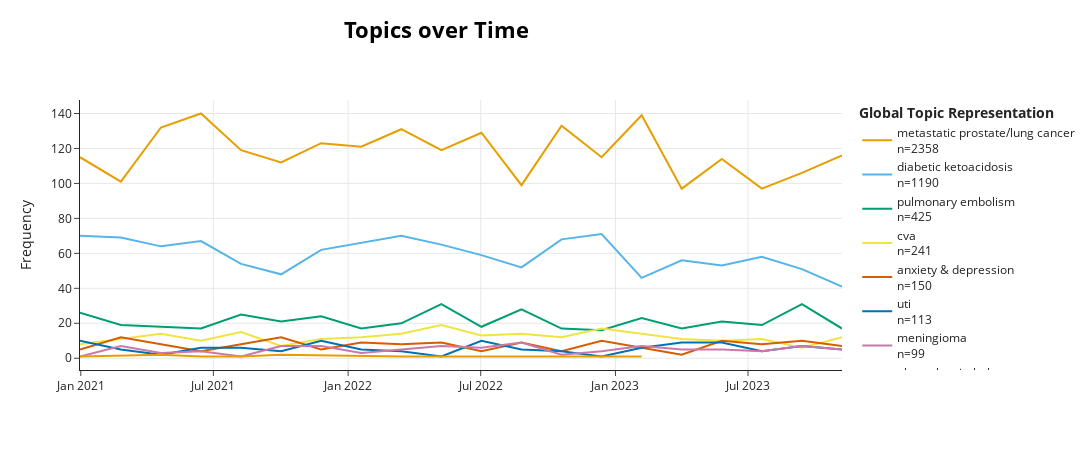

Write notebook code for a chart like this one.
### Code cell
# visualize
topic_model.visualize_topics_over_time(topics_over_time,
                                       custom_labels=True)

### Figure 1 — Plotly figure (JSON) as saved in the notebook; plotly's stock layout.template omitted (floating-point values rounded to 4 significant figures)
{"data": [{"hoverinfo": "text", "hovertext": ["<b>Topic 0</b><br>Words: cancer, carcinoma, tumor, tumour, malignancy", "<b>Topic 0</b><br>Words: cancer, tumor, carcinoma, tumour, malignancy", "<b>Topic 0</b><br>Words: cancer, tumor, carcinoma, malignancy, tumour", "<b>Topic 0</b><br>Words: cancer, carcinoma, tumor, malignancy, tumour", "<b>Topic 0</b><br>Words: cancer, carcinoma, tumor, malignancy, tumour", "<b>Topic 0</b><br>Words: cancer, tumor, carcinoma, malignancy, tumour", "<b>Topic 0</b><br>Words: cancer, carcinoma, tumor, tumour, malignancy", "<b>Topic 0</b><br>Words: cancer, tumor, carcinoma, tumour, malignancy", "<b>Topic 0</b><br>Words: cancer, carcinoma, tumor, tumour, malignancy", "<b>Topic 0</b><br>Words: cancer, carcinoma, tumor, tumour, malignancy", "<b>Topic 0</b><br>Words: cancer, tumor, carcinoma, malignancy, tumour", "<b>Topic 0</b><br>Words: cancer, carcinoma, tumor, tumour, malignancy", "<b>Topic 0</b><br>Words: cancer, carcinoma, tumor, tumour, malignancy", "<b>Topic 0</b><br>Words: cancer, tumor, carcinoma, malignancy, tumour", "<b>Topic 0</b><br>Words: cancer, carcinoma, tumor, malignancy, tumour", "<b>Topic 0</b><br>Words: cancer, carcinoma, tumor, tumour, malignancy", "<b>Topic 0</b><br>Words: cancer, tumor, carcinoma, tumour, malignancy", "<b>Topic 0</b><br>Words: cancer, metastasis, carcinoma, tumour, malignancy", "<b>Topic 0</b><br>Words: cancer, carcinoma, tumor, tumour, malignancy", "<b>Topic 0</b><br>Words: cancer, metastasis, tumor, carcinoma, metastatic"], "marker": {"color": "#E69F00"}, "mode": "lines", "name": "metastatic prostate/lung cancer<br>n=2358", "type": "scatter", "x": ["2020-12-30T21:44:38.400000", "2021-02-24T16:48:00", "2021-04-20T09:36:00", "2021-06-14T02:24:00", "2021-08-07T19:12:00", "2021-10-01T12:00:00", "2021-11-25T04:48:00", "2022-01-18T21:36:00", "2022-03-14T14:24:00", "2022-05-08T07:12:00", "2022-07-02T00:00:00", "2022-08-25T16:48:00", "2022-10-19T09:36:00", "2022-12-13T02:24:00", "2023-02-05T19:12:00", "2023-04-01T12:00:00", "2023-05-26T04:48:00", "2023-07-19T21:36:00", "2023-09-12T14:24:00", "2023-11-06T07:12:00"], "y": [115, 101, 132, 140, 119, 112, 123, 121, 131, 119, 129, 99, 133, 115, 139, 97, 114, 97, 106, 116]}, {"hoverinfo": "text", "hovertext": ["<b>Topic 1</b><br>Words: pneumonitis, diagnosed, diverticulitis, disease, hyponatremia", "<b>Topic 1</b><br>Words: infection, pneumonitis, covid, patients, disease", "<b>Topic 1</b><br>Words: ulcers, leg, diabetic, arthritis, osteoarthirtis", "<b>Topic 1</b><br>Words: amputation, neutropenia, prothrombosis, deficiency, ulcer", "<b>Topic 1</b><br>Words: cerebral, stroke, pneumonitis, dystonia, anaemia", "<b>Topic 1</b><br>Words: ulcer, gastritis, bowel, ulcers, colitis", "<b>Topic 1</b><br>Words: infection, blepharitis, sepsis, cellulitis, disease", "<b>Topic 1</b><br>Words: covid, infected, pneumonitis, disease, hyperkalaemia", "<b>Topic 1</b><br>Words: cellulitis, hemiarthroplasy, hemiarthroplasty, amputation, hyperkalaemia", "<b>Topic 1</b><br>Words: diverticulitis, polymyositis, infection, cellulitis, pneumonitis", "<b>Topic 1</b><br>Words: amputation, sepsis, injury, stroke, fracture", "<b>Topic 1</b><br>Words: covid, vasculitis, covid19, pneumonitis, sepsis", "<b>Topic 1</b><br>Words: covid, infectedleft, disease, sepsis, gastroenteritis", "<b>Topic 1</b><br>Words: transfusion, blood, anemia, anaemia, hypercoagulation", "<b>Topic 1</b><br>Words: disease, neutropenia, dyslipidemia, dyslipdaemia, neuropathie", "<b>Topic 1</b><br>Words: spinal, scoliosis, decompressed, postural, decompression", "<b>Topic 1</b><br>Words: fracture, femur, leg, knee, wrist", "<b>Topic 1</b><br>Words: fracture, fasciitis, constipation, arthritis, cellulitis", "<b>Topic 1</b><br>Words: pneumothorax, ulcer, ulcers, gastritis, barre", "<b>Topic 1</b><br>Words: covid, infection, pneumonitis, pneumonitus, viral"], "marker": {"color": "#56B4E9"}, "mode": "lines", "name": "diabetic ketoacidosis<br>n=1190", "type": "scatter", "x": ["2020-12-30T21:44:38.400000", "2021-02-24T16:48:00", "2021-04-20T09:36:00", "2021-06-14T02:24:00", "2021-08-07T19:12:00", "2021-10-01T12:00:00", "2021-11-25T04:48:00", "2022-01-18T21:36:00", "2022-03-14T14:24:00", "2022-05-08T07:12:00", "2022-07-02T00:00:00", "2022-08-25T16:48:00", "2022-10-19T09:36:00", "2022-12-13T02:24:00", "2023-02-05T19:12:00", "2023-04-01T12:00:00", "2023-05-26T04:48:00", "2023-07-19T21:36:00", "2023-09-12T14:24:00", "2023-11-06T07:12:00"], "y": [70, 69, 64, 67, 54, 48, 62, 66, 70, 65, 59, 52, 68, 71, 46, 56, 53, 58, 51, 41]}, {"hoverinfo": "text", "hovertext": ["<b>Topic 2</b><br>Words: respiratory, apnea, pulmonary, emphysema, lung", "<b>Topic 2</b><br>Words: pneumonia, pulmonary, emphysema, apnea, lung", "<b>Topic 2</b><br>Words: respiratory, emphysema, breathing, apnea, lung", "<b>Topic 2</b><br>Words: embolism, embolisms, pulmonary, thrombosis, emboli", "<b>Topic 2</b><br>Words: aortic, pulmonary, apnea, pneumonia, lung", "<b>Topic 2</b><br>Words: pneumonia, pulmonary, lung, respiratoryfailure, respiratory", "<b>Topic 2</b><br>Words: aortic, apnea, hypoxicrespiratoryfailure, ventricular, respiratory", "<b>Topic 2</b><br>Words: emphysema, apnea, embolism, pulmonary, oxygen", "<b>Topic 2</b><br>Words: pulmonary, respiratory, lung, apnea, bronchiectasis", "<b>Topic 2</b><br>Words: pulmonary, embolism, lung, pneumonia, fibrosis", "<b>Topic 2</b><br>Words: stent, stenosis, aortic, tracheostomy, artery", "<b>Topic 2</b><br>Words: liver, lung, mets, emphysema, pulmonary", "<b>Topic 2</b><br>Words: pneumonia, pulmonary, lung, respiratory, bronchiectasis", "<b>Topic 2</b><br>Words: pneumonia, infection, pulmonary, lung, hospital", "<b>Topic 2</b><br>Words: apnea, atrial, emphysema, cpap, tachyarrhythmia", "<b>Topic 2</b><br>Words: respiratory, pulmonary, lung, pneumonia, asthma", "<b>Topic 2</b><br>Words: pulmonaryembolismhyponatraemia, pulmonary, emphysema, atrialfibrilation, embolism", "<b>Topic 2</b><br>Words: fibrosis, pulmonary, emphysema, pneumonia, copd", "<b>Topic 2</b><br>Words: respiratory, pulmonary, lungs, emphysema, lung", "<b>Topic 2</b><br>Words: apnea, embolism, emphysema, pneumonia, xarelto"], "marker": {"color": "#009E73"}, "mode": "lines", "name": "pulmonary embolism<br>n=425", "type": "scatter", "x": ["2020-12-30T21:44:38.400000", "2021-02-24T16:48:00", "2021-04-20T09:36:00", "2021-06-14T02:24:00", "2021-08-07T19:12:00", "2021-10-01T12:00:00", "2021-11-25T04:48:00", "2022-01-18T21:36:00", "2022-03-14T14:24:00", "2022-05-08T07:12:00", "2022-07-02T00:00:00", "2022-08-25T16:48:00", "2022-10-19T09:36:00", "2022-12-13T02:24:00", "2023-02-05T19:12:00", "2023-04-01T12:00:00", "2023-05-26T04:48:00", "2023-07-19T21:36:00", "2023-09-12T14:24:00", "2023-11-06T07:12:00"], "y": [26, 19, 18, 17, 25, 21, 24, 17, 20, 31, 18, 28, 17, 16, 23, 17, 21, 19, 31, 17]}, {"hoverinfo": "text", "hovertext": ["<b>Topic 3</b><br>Words: pe, previous, bghx, pes, recent", "<b>Topic 3</b><br>Words: cva, ckd, admitted, pe, pes", "<b>Topic 3</b><br>Words: dvt, cva, cpt, lvsd, lvf", "<b>Topic 3</b><br>Words: mchc, pt, t2dm, gbs, gbm", "<b>Topic 3</b><br>Words: pe, pes, pr, bph, previous", "<b>Topic 3</b><br>Words: lvf, ccf, hpt, ltc, avc", "<b>Topic 3</b><br>Words: lvsd, dvt, lvh, lvf, sirs", "<b>Topic 3</b><br>Words: pe, bilateral, pes, tep, adl", "<b>Topic 3</b><br>Words: mds, htn, hhs, cmmol, cml", "<b>Topic 3</b><br>Words: mds, cml, dd, dhs, acute", "<b>Topic 3</b><br>Words: insuffisance, ßamento, organes, appareillee, de", "<b>Topic 3</b><br>Words: cva, stroke, lvf, lvsd, dvt", "<b>Topic 3</b><br>Words: cva, dvt, vet, lvsd, pe", "<b>Topic 3</b><br>Words: g6pd, ralentissement, inrerratic, como, 60", "<b>Topic 3</b><br>Words: lrti, bijnierschorsinsuffici, avc, cva, abdomen", "<b>Topic 3</b><br>Words: pe, cva, lrtt, pes, saos", "<b>Topic 3</b><br>Words: svt, nedsatt, htn, lungekapasitet, siadh", "<b>Topic 3</b><br>Words: ascitesdiuretic, paracentesis, severe, aki2, avi", "<b>Topic 3</b><br>Words: pe, pes, aki, dhs, ccf", "<b>Topic 3</b><br>Words: aki, arm, irti, af, apixaban"], "marker": {"color": "#F0E442"}, "mode": "lines", "name": "cva<br>n=241", "type": "scatter", "x": ["2020-12-30T21:44:38.400000", "2021-02-24T16:48:00", "2021-04-20T09:36:00", "2021-06-14T02:24:00", "2021-08-07T19:12:00", "2021-10-01T12:00:00", "2021-11-25T04:48:00", "2022-01-18T21:36:00", "2022-03-14T14:24:00", "2022-05-08T07:12:00", "2022-07-02T00:00:00", "2022-08-25T16:48:00", "2022-10-19T09:36:00", "2022-12-13T02:24:00", "2023-02-05T19:12:00", "2023-04-01T12:00:00", "2023-05-26T04:48:00", "2023-07-19T21:36:00", "2023-09-12T14:24:00", "2023-11-06T07:12:00"], "y": [8, 11, 14, 10, 15, 7, 11, 12, 14, 19, 13, 14, 12, 17, 14, 11, 10, 11, 6, 12]}, {"hoverinfo": "text", "hovertext": ["<b>Topic 4</b><br>Words: alchohol, alcoholism, depressive, psychiatric, alcohol", "<b>Topic 4</b><br>Words: depressive, disorders, depression, psychiatric, anxiety", "<b>Topic 4</b><br>Words: delirium, dementia, alzheimers, psychiatric, depressive", "<b>Topic 4</b><br>Words: bipolar, psychiatric, agitation, antidepressents, depression", "<b>Topic 4</b><br>Words: disorders, psychiatric, depression, depressive, disorder", "<b>Topic 4</b><br>Words: alcoholism, addiction, disorders, psychiatric, depression", "<b>Topic 4</b><br>Words: disorder, anxiety, restless, psychiatric, disorders", "<b>Topic 4</b><br>Words: dementia, alzheimer, disorders, psychiatric, alzheimers", "<b>Topic 4</b><br>Words: depressive, impairment, dementia, anxiety, depression", "<b>Topic 4</b><br>Words: delirium, anxiety, dementia, alzheimer, antidepressents", "<b>Topic 4</b><br>Words: psychosis, schizophrenia, psychiatric, disorders, disorder", "<b>Topic 4</b><br>Words: bipolar, psychiatric, disorders, schizophrenia, disorder", "<b>Topic 4</b><br>Words: delirium, neuropsychiatric, anxiety, depression, psychiatric", "<b>Topic 4</b><br>Words: psychotic, psychactive, psychiatric, psychosis, schizophrenia", "<b>Topic 4</b><br>Words: dementia, alzheimer, alzheimers, alcoholism, psychiatric", "<b>Topic 4</b><br>Words: symdrome, amnesia, psychosis, disorder, agitation", "<b>Topic 4</b><br>Words: delirium, dementia, alzheimers, impairment, overdose", "<b>Topic 4</b><br>Words: alcohol, psychiatric, disorders, disorder, depression", "<b>Topic 4</b><br>Words: bipolar, psychiatric, bipolar0, depression, psychosis", "<b>Topic 4</b><br>Words: anxiety, psychiatric, depressive, antidepressents, depression"], "marker": {"color": "#D55E00"}, "mode": "lines", "name": "anxiety & depression<br>n=150", "type": "scatter", "x": ["2020-12-30T21:44:38.400000", "2021-02-24T16:48:00", "2021-04-20T09:36:00", "2021-06-14T02:24:00", "2021-08-07T19:12:00", "2021-10-01T12:00:00", "2021-11-25T04:48:00", "2022-01-18T21:36:00", "2022-03-14T14:24:00", "2022-05-08T07:12:00", "2022-07-02T00:00:00", "2022-08-25T16:48:00", "2022-10-19T09:36:00", "2022-12-13T02:24:00", "2023-02-05T19:12:00", "2023-04-01T12:00:00", "2023-05-26T04:48:00", "2023-07-19T21:36:00", "2023-09-12T14:24:00", "2023-11-06T07:12:00"], "y": [5, 12, 8, 4, 8, 12, 5, 9, 8, 9, 4, 9, 4, 10, 6, 2, 10, 8, 10, 7]}, {"hoverinfo": "text", "hovertext": ["<b>Topic 5</b><br>Words: transplant, transplants, kidney, renal, uti", "<b>Topic 5</b><br>Words: uti, urinary, pyelonephritis, renal, uropathy", "<b>Topic 5</b><br>Words: uti, renal, nephropathy, uropathy, kidney", "<b>Topic 5</b><br>Words: renal, kidney, transplantation, transplant, urinary", "<b>Topic 5</b><br>Words: renal, pyelonephritis, kidney, dialysis, nephropathy", "<b>Topic 5</b><br>Words: uti, kidney, renal, urinary, dialise", "<b>Topic 5</b><br>Words: uti, renal, kidney, uropathy, urinary", "<b>Topic 5</b><br>Words: dialysis, renal, kidney, transplantation, urinary", "<b>Topic 5</b><br>Words: renal, uti, dialysis, urinary, kidney", "<b>Topic 5</b><br>Words: transplantation, transplant, lung, transplants, redacted", "<b>Topic 5</b><br>Words: uti, urinary, uropathy, urinating, urosepsis", "<b>Topic 5</b><br>Words: renal, kidney, dialysis, bladder, urinary", "<b>Topic 5</b><br>Words: renal, kidney, nephropathy, urinary, uti", "<b>Topic 5</b><br>Words: urosepsis, pacemaker, uropathy, urea, urospesis", "<b>Topic 5</b><br>Words: uti, urinary, urinating, pyelonephritis, uropathy", "<b>Topic 5</b><br>Words: uti, pyelonephritis, urinary, coli, bacteraemia", "<b>Topic 5</b><br>Words: dialysis, renal, kidney, transplantation, nephropathy", "<b>Topic 5</b><br>Words: uti, urinary, uropathy, pyelonephritis, urinating", "<b>Topic 5</b><br>Words: transplantation, renal, transplant, kidney, transplants", "<b>Topic 5</b><br>Words: urosepsis, urinary, urinating, uropathy, uti"], "marker": {"color": "#0072B2"}, "mode": "lines", "name": "uti<br>n=113", "type": "scatter", "x": ["2020-12-30T21:44:38.400000", "2021-02-24T16:48:00", "2021-04-20T09:36:00", "2021-06-14T02:24:00", "2021-08-07T19:12:00", "2021-10-01T12:00:00", "2021-11-25T04:48:00", "2022-01-18T21:36:00", "2022-03-14T14:24:00", "2022-05-08T07:12:00", "2022-07-02T00:00:00", "2022-08-25T16:48:00", "2022-10-19T09:36:00", "2022-12-13T02:24:00", "2023-02-05T19:12:00", "2023-04-01T12:00:00", "2023-05-26T04:48:00", "2023-07-19T21:36:00", "2023-09-12T14:24:00", "2023-11-06T07:12:00"], "y": [10, 5, 2, 6, 6, 4, 10, 5, 4, 1, 10, 5, 4, 1, 6, 9, 9, 4, 7, 5]}, {"hoverinfo": "text", "hovertext": ["<b>Topic 6</b><br>Words: meningioma, meningioma___, menigioma, meningiomal, hypothryoid", "<b>Topic 6</b><br>Words: meningioma, meningioma___, meningiomal, menigioma, hypothyroidismtrisomy", "<b>Topic 6</b><br>Words: hypothyroidism, hypothyroidismtrisomy, hypothyroidisn, hypothyrodism, hypothyroidsim", "<b>Topic 6</b><br>Words: thyroidcarcinoma, thyroidectomy, thyroid, hyperparathyroidism, hyp0thyroidism", "<b>Topic 6</b><br>Words: hypothyroidism, hypothyroidisn, hypothyroidismtrisomy, hypoparathyroidism, hypothyrodism", "<b>Topic 6</b><br>Words: thyroid, thyroidectomy, hypothyroidism, hypothyroidismtrisomy, thyroidcarcinoma", "<b>Topic 6</b><br>Words: thyroidcarcinoma, meningioma, meningioma___, thyroid, menigioma", "<b>Topic 6</b><br>Words: meningioma, meningioma___, menigioma, meningiomal, thyroidcarcinoma", "<b>Topic 6</b><br>Words: hypothyroidismtrisomy, hypothyroidism, hypothyroidisn, meningioma, hypoparathyroidism", "<b>Topic 6</b><br>Words: hypothyroidism, hypothyroidismtrisomy, hypothyroidisn, hypothyroidsim, hypoparathyroidism", "<b>Topic 6</b><br>Words: hypothyroidismtrisomy, hypothyroidism, hypothyroidisn, meningioma, hypoparathyroidism", "<b>Topic 6</b><br>Words: meningioma, meningioma___, meningiomal, menigioma, hypothyroidismtrisomy", "<b>Topic 6</b><br>Words: meningioma, thyroidectomy, meningioma___, menigioma, thyroidcarcinoma", "<b>Topic 6</b><br>Words: hypothyroidism, hypothyroidismtrisomy, hypothyroidisn, hypoparathyroidism, thyroid", "<b>Topic 6</b><br>Words: meningioma, meningiomal, meningioma___, menigioma, thyroidcarcinoma", "<b>Topic 6</b><br>Words: meningioma, meningioma___, menigioma, meningiomal, hypothyroidismtrisomy", "<b>Topic 6</b><br>Words: meningioma, meningioma___, menigioma, meningiomal, thyroidectomy", "<b>Topic 6</b><br>Words: meningioma, meningiomal, meningioma___, menigioma, hypoparathyroidism", "<b>Topic 6</b><br>Words: meningioma, meningioma___, menigioma, meningiomal, hypothyroidismtrisomy", "<b>Topic 6</b><br>Words: hypothyroidismtrisomy, hypothyroidism, hypothyroidisn, hypoparathyroidism, hypothyroidsim"], "marker": {"color": "#CC79A7"}, "mode": "lines", "name": "meningioma<br>n=99", "type": "scatter", "x": ["2020-12-30T21:44:38.400000", "2021-02-24T16:48:00", "2021-04-20T09:36:00", "2021-06-14T02:24:00", "2021-08-07T19:12:00", "2021-10-01T12:00:00", "2021-11-25T04:48:00", "2022-01-18T21:36:00", "2022-03-14T14:24:00", "2022-05-08T07:12:00", "2022-07-02T00:00:00", "2022-08-25T16:48:00", "2022-10-19T09:36:00", "2022-12-13T02:24:00", "2023-02-05T19:12:00", "2023-04-01T12:00:00", "2023-05-26T04:48:00", "2023-07-19T21:36:00", "2023-09-12T14:24:00", "2023-11-06T07:12:00"], "y": [1, 7, 3, 4, 1, 7, 7, 3, 5, 7, 6, 9, 2, 4, 7, 5, 5, 4, 7, 5]}, {"hoverinfo": "text", "hovertext": ["<b>Topic 7</b><br>Words: imbalance, eletroyltye, iatrogene, overvulling, disturbance", "<b>Topic 7</b><br>Words: electrolytes, electrolyte, imbalance, derranged, dehydration", "<b>Topic 7</b><br>Words: electrolyte, derangement, electrolytes, derranged, mild", "<b>Topic 7</b><br>Words: derangement, electrolyte, electrolytes, derranged, eviction", "<b>Topic 7</b><br>Words: dehydration, iatrogene, electrolyte, imbalance, electrolytes", "<b>Topic 7</b><br>Words: eviction, derangement, derranged, possible, disturbance", "<b>Topic 7</b><br>Words: electrolyte, electrolytes, disturbance, eletroyltye, dehydration", "<b>Topic 7</b><br>Words: electrolyte, electrolytes, disturbance, eletroyltye, dehydration", "<b>Topic 7</b><br>Words: ibd, electrolyte, electrolytes, imbalance, admission"], "marker": {"color": "#E69F00"}, "mode": "lines", "name": "electrolyte imbalance<br>n=11", "type": "scatter", "x": ["2020-12-30T21:44:38.400000", "2021-04-20T09:36:00", "2021-06-14T02:24:00", "2021-08-07T19:12:00", "2021-10-01T12:00:00", "2022-03-14T14:24:00", "2022-07-02T00:00:00", "2022-12-13T02:24:00", "2023-02-05T19:12:00"], "y": [1, 2, 1, 1, 2, 1, 1, 1, 1]}], "layout": {"height": 450, "hoverlabel": {"bgcolor": "white", "font": {"family": "Rockwell", "size": 16}}, "legend": {"title": {"text": "<b>Global Topic Representation"}}, "title": {"font": {"color": "Black", "size": 22}, "text": "<b>Topics over Time</b>", "x": 0.4, "xanchor": "center", "y": 0.95, "yanchor": "top"}, "width": 1250, "xaxis": {"showgrid": true}, "yaxis": {"showgrid": true, "title": {"text": "Frequency"}}}}
